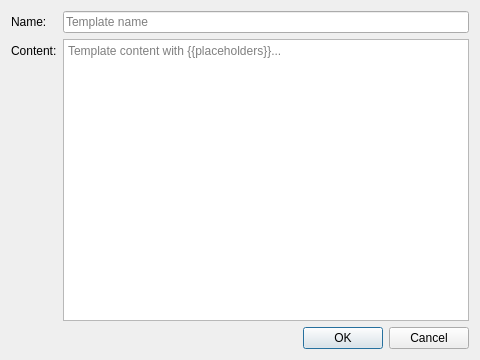
<?xml version="1.0" encoding="UTF-8"?>
<ui version="4.0">
 <class>TemplateEditDialog</class>
 <widget class="QDialog" name="TemplateEditDialog">
  <property name="geometry">
   <rect>
    <x>0</x>
    <y>0</y>
    <width>480</width>
    <height>360</height>
   </rect>
  </property>
  <property name="minimumSize">
   <size>
    <width>480</width>
    <height>300</height>
   </size>
  </property>
  <property name="windowTitle">
   <string>Edit Template</string>
  </property>
  <layout class="QVBoxLayout" name="mainLayout">
   <item>
    <layout class="QFormLayout" name="formLayout">
     <item row="0" column="0">
      <widget class="QLabel" name="nameLabel">
       <property name="text">
        <string>Name:</string>
       </property>
      </widget>
     </item>
     <item row="0" column="1">
      <widget class="QLineEdit" name="nameEdit">
       <property name="placeholderText">
        <string>Template name</string>
       </property>
      </widget>
     </item>
     <item row="1" column="0">
      <widget class="QLabel" name="contentLabel">
       <property name="text">
        <string>Content:</string>
       </property>
      </widget>
     </item>
     <item row="1" column="1">
      <widget class="QTextEdit" name="contentEdit">
       <property name="placeholderText">
        <string>Template content with {{placeholders}}...</string>
       </property>
      </widget>
     </item>
    </layout>
   </item>
   <item>
    <widget class="QDialogButtonBox" name="buttonBox">
     <property name="standardButtons">
      <set>QDialogButtonBox::StandardButton::Ok|QDialogButtonBox::StandardButton::Cancel</set>
     </property>
    </widget>
   </item>
  </layout>
 </widget>
 <layoutdefault spacing="6" margin="11"/>
 <resources/>
 <connections>
  <connection>
   <sender>buttonBox</sender>
   <signal>accepted()</signal>
   <receiver>TemplateEditDialog</receiver>
   <slot>accept()</slot>
  </connection>
  <connection>
   <sender>buttonBox</sender>
   <signal>rejected()</signal>
   <receiver>TemplateEditDialog</receiver>
   <slot>reject()</slot>
  </connection>
 </connections>
</ui>
